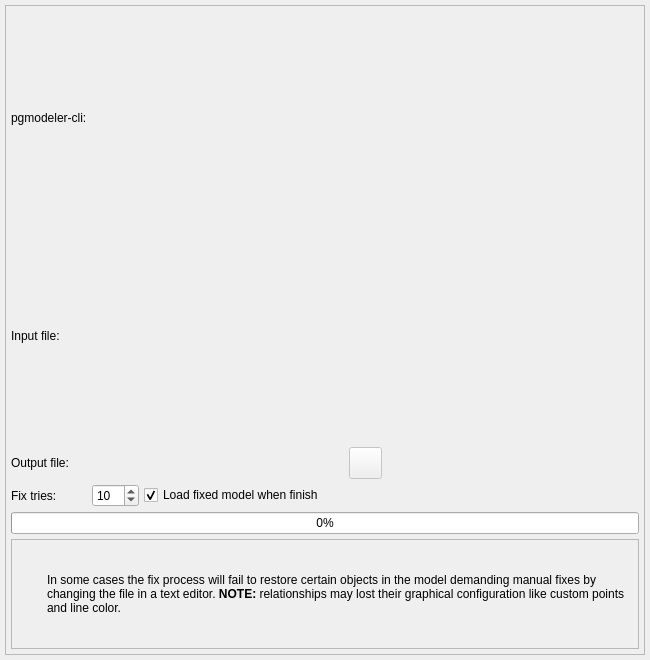
<?xml version="1.0" encoding="UTF-8"?>
<ui version="4.0">
 <class>ModelFixWidget</class>
 <widget class="QWidget" name="ModelFixWidget">
  <property name="geometry">
   <rect>
    <x>0</x>
    <y>0</y>
    <width>650</width>
    <height>660</height>
   </rect>
  </property>
  <property name="sizePolicy">
   <sizepolicy hsizetype="Preferred" vsizetype="Preferred">
    <horstretch>0</horstretch>
    <verstretch>0</verstretch>
   </sizepolicy>
  </property>
  <property name="minimumSize">
   <size>
    <width>650</width>
    <height>660</height>
   </size>
  </property>
  <property name="maximumSize">
   <size>
    <width>16777215</width>
    <height>16777215</height>
   </size>
  </property>
  <property name="windowTitle">
   <string>Fix database model file</string>
  </property>
  <property name="windowIcon">
   <iconset resource="../../../../priv-plugins/res/logoicons.qrc">
    <normaloff>:/icons/icons/pgmodeler_logo.png</normaloff>:/icons/icons/pgmodeler_logo.png</iconset>
  </property>
  <layout class="QGridLayout" name="gridLayout_3">
   <property name="leftMargin">
    <number>5</number>
   </property>
   <property name="topMargin">
    <number>5</number>
   </property>
   <property name="rightMargin">
    <number>5</number>
   </property>
   <property name="bottomMargin">
    <number>5</number>
   </property>
   <property name="spacing">
    <number>5</number>
   </property>
   <item row="0" column="0" colspan="2">
    <widget class="QFrame" name="bg_frame">
     <property name="enabled">
      <bool>true</bool>
     </property>
     <property name="sizePolicy">
      <sizepolicy hsizetype="Expanding" vsizetype="Expanding">
       <horstretch>0</horstretch>
       <verstretch>0</verstretch>
      </sizepolicy>
     </property>
     <property name="frameShape">
      <enum>QFrame::Shape::StyledPanel</enum>
     </property>
     <property name="frameShadow">
      <enum>QFrame::Shadow::Plain</enum>
     </property>
     <layout class="QGridLayout" name="model_fix_grid">
      <property name="leftMargin">
       <number>5</number>
      </property>
      <property name="topMargin">
       <number>5</number>
      </property>
      <property name="rightMargin">
       <number>5</number>
      </property>
      <property name="bottomMargin">
       <number>5</number>
      </property>
      <property name="spacing">
       <number>5</number>
      </property>
      <item row="4" column="0" colspan="3">
       <layout class="QVBoxLayout" name="output_lt"/>
      </item>
      <item row="3" column="2">
       <layout class="QHBoxLayout" name="horizontalLayout_2">
        <property name="spacing">
         <number>5</number>
        </property>
        <item>
         <widget class="QSpinBox" name="fix_tries_sb">
          <property name="minimum">
           <number>1</number>
          </property>
          <property name="maximum">
           <number>100</number>
          </property>
          <property name="value">
           <number>10</number>
          </property>
         </widget>
        </item>
        <item>
         <widget class="QCheckBox" name="load_model_chk">
          <property name="sizePolicy">
           <sizepolicy hsizetype="Expanding" vsizetype="Fixed">
            <horstretch>0</horstretch>
            <verstretch>0</verstretch>
           </sizepolicy>
          </property>
          <property name="text">
           <string>Load fixed model when finish</string>
          </property>
          <property name="checked">
           <bool>true</bool>
          </property>
         </widget>
        </item>
       </layout>
      </item>
      <item row="3" column="0">
       <widget class="QLabel" name="label_6">
        <property name="text">
         <string>Fix tries:</string>
        </property>
       </widget>
      </item>
      <item row="2" column="0">
       <widget class="QLabel" name="label_5">
        <property name="sizePolicy">
         <sizepolicy hsizetype="Fixed" vsizetype="Preferred">
          <horstretch>0</horstretch>
          <verstretch>0</verstretch>
         </sizepolicy>
        </property>
        <property name="text">
         <string>Output file:</string>
        </property>
       </widget>
      </item>
      <item row="0" column="0" colspan="2">
       <widget class="QLabel" name="pgmodeler_cli_lbl">
        <property name="sizePolicy">
         <sizepolicy hsizetype="Fixed" vsizetype="Preferred">
          <horstretch>0</horstretch>
          <verstretch>0</verstretch>
         </sizepolicy>
        </property>
        <property name="text">
         <string>pgmodeler-cli:</string>
        </property>
       </widget>
      </item>
      <item row="8" column="0" colspan="3">
       <widget class="QFrame" name="alert2_frm">
        <property name="sizePolicy">
         <sizepolicy hsizetype="Preferred" vsizetype="Fixed">
          <horstretch>0</horstretch>
          <verstretch>0</verstretch>
         </sizepolicy>
        </property>
        <property name="minimumSize">
         <size>
          <width>0</width>
          <height>48</height>
         </size>
        </property>
        <property name="frameShape">
         <enum>QFrame::Shape::StyledPanel</enum>
        </property>
        <property name="frameShadow">
         <enum>QFrame::Shadow::Raised</enum>
        </property>
        <layout class="QGridLayout" name="gridLayout_5">
         <property name="leftMargin">
          <number>5</number>
         </property>
         <property name="topMargin">
          <number>5</number>
         </property>
         <property name="rightMargin">
          <number>5</number>
         </property>
         <property name="bottomMargin">
          <number>5</number>
         </property>
         <property name="spacing">
          <number>5</number>
         </property>
         <item row="1" column="1">
          <widget class="QLabel" name="message_lbl">
           <property name="sizePolicy">
            <sizepolicy hsizetype="Preferred" vsizetype="Expanding">
             <horstretch>0</horstretch>
             <verstretch>0</verstretch>
            </sizepolicy>
           </property>
           <property name="text">
            <string>In some cases the fix process will fail to restore certain objects in the model demanding manual fixes by changing the file in a text editor. &lt;strong&gt;NOTE:&lt;/strong&gt; relationships may lost their graphical configuration like custom points and line color.</string>
           </property>
           <property name="wordWrap">
            <bool>true</bool>
           </property>
          </widget>
         </item>
         <item row="1" column="0">
          <widget class="QLabel" name="icon_lbl2">
           <property name="minimumSize">
            <size>
             <width>25</width>
             <height>25</height>
            </size>
           </property>
           <property name="maximumSize">
            <size>
             <width>25</width>
             <height>25</height>
            </size>
           </property>
           <property name="text">
            <string/>
           </property>
           <property name="textFormat">
            <enum>Qt::TextFormat::AutoText</enum>
           </property>
           <property name="pixmap">
            <pixmap resource="../../res/resources.qrc">:/icons/icons/alert.png</pixmap>
           </property>
           <property name="scaledContents">
            <bool>true</bool>
           </property>
          </widget>
         </item>
        </layout>
       </widget>
      </item>
      <item row="1" column="0">
       <widget class="QLabel" name="label_4">
        <property name="sizePolicy">
         <sizepolicy hsizetype="Fixed" vsizetype="Preferred">
          <horstretch>0</horstretch>
          <verstretch>0</verstretch>
         </sizepolicy>
        </property>
        <property name="text">
         <string>Input file:</string>
        </property>
       </widget>
      </item>
      <item row="5" column="0" colspan="3">
       <widget class="QProgressBar" name="progress_pb">
        <property name="sizePolicy">
         <sizepolicy hsizetype="Expanding" vsizetype="Fixed">
          <horstretch>0</horstretch>
          <verstretch>0</verstretch>
         </sizepolicy>
        </property>
        <property name="value">
         <number>0</number>
        </property>
       </widget>
      </item>
      <item row="2" column="2">
       <layout class="QHBoxLayout" name="output_sel_lt">
        <item>
         <widget class="QToolButton" name="gen_filename_tb">
          <property name="enabled">
           <bool>false</bool>
          </property>
          <property name="sizePolicy">
           <sizepolicy hsizetype="Fixed" vsizetype="Fixed">
            <horstretch>0</horstretch>
            <verstretch>0</verstretch>
           </sizepolicy>
          </property>
          <property name="toolTip">
           <string>&lt;p&gt;Generate a filename/path based on the input filename and appeding the suffix &lt;strong&gt;_fixed_YYYYMMDD_hhmmss&lt;/strong&gt;&lt;/p&gt;</string>
          </property>
          <property name="text">
           <string/>
          </property>
          <property name="icon">
           <iconset resource="../../res/resources.qrc">
            <normaloff>:/icons/icons/refresh.png</normaloff>:/icons/icons/refresh.png</iconset>
          </property>
          <property name="iconSize">
           <size>
            <width>25</width>
            <height>25</height>
           </size>
          </property>
         </widget>
        </item>
       </layout>
      </item>
     </layout>
    </widget>
   </item>
  </layout>
 </widget>
 <resources>
  <include location="../../res/resources.qrc"/>
  <include location="../../../../priv-plugins/res/logoicons.qrc"/>
 </resources>
 <connections/>
</ui>
